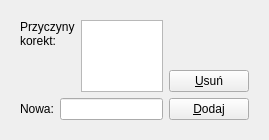
         <widget class="QWidget" name="page_3">
          <property name="geometry">
           <rect>
            <x>0</x>
            <y>0</y>
            <width>269</width>
            <height>140</height>
           </rect>
          </property>
          <attribute name="label">
           <string>Przyczyny korekt</string>
          </attribute>
          <layout class="QGridLayout" name="gridLayout_6">
           <item row="0" column="0">
            <widget class="QFrame" name="frame18">
             <property name="frameShape">
              <enum>QFrame::NoFrame</enum>
             </property>
             <property name="frameShadow">
              <enum>QFrame::Plain</enum>
             </property>
             <layout class="QGridLayout" name="_21">
              <item row="0" column="0">
               <layout class="QHBoxLayout" name="_22">
                <item>
                 <layout class="QVBoxLayout" name="_23">
                  <item>
                   <layout class="QHBoxLayout" name="_24">
                    <item>
                     <widget class="QLabel" name="textLabel1_3_2">
                      <property name="maximumSize">
                       <size>
                        <width>150</width>
                        <height>32767</height>
                       </size>
                      </property>
                      <property name="text">
                       <string>Przyczyny 
korekt:</string>
                      </property>
                      <property name="alignment">
                       <set>Qt::AlignTop</set>
                      </property>
                      <property name="wordWrap">
                       <bool>false</bool>
                      </property>
                     </widget>
                    </item>
                    <item>
                     <widget class="QListWidget" name="korlBox"/>
                    </item>
                   </layout>
                  </item>
                  <item>
                   <layout class="QHBoxLayout" name="_25">
                    <item>
                     <widget class="QLabel" name="textLabel2_4_2">
                      <property name="text">
                       <string>Nowa:</string>
                      </property>
                      <property name="wordWrap">
                       <bool>false</bool>
                      </property>
                     </widget>
                    </item>
                    <item>
                     <widget class="QLineEdit" name="korEdit">
                      <property name="maxLength">
                       <number>25</number>
                      </property>
                     </widget>
                    </item>
                   </layout>
                  </item>
                 </layout>
                </item>
                <item>
                 <layout class="QVBoxLayout" name="_26">
                  <item>
                   <layout class="QVBoxLayout" name="_27"/>
                  </item>
                  <item>
                   <spacer>
                    <property name="orientation">
                     <enum>Qt::Vertical</enum>
                    </property>
                    <property name="sizeType">
                     <enum>QSizePolicy::Expanding</enum>
                    </property>
                    <property name="sizeHint" stdset="0">
                     <size>
                      <width>21</width>
                      <height>51</height>
                     </size>
                    </property>
                   </spacer>
                  </item>
                  <item>
                   <layout class="QVBoxLayout" name="_28">
                    <item>
                     <widget class="QPushButton" name="korDelBtn">
                      <property name="text">
                       <string>&amp;Usuń</string>
                      </property>
                      <property name="shortcut">
                       <string>Alt+U</string>
                      </property>
                     </widget>
                    </item>
                    <item>
                     <widget class="QPushButton" name="korAddBtn">
                      <property name="text">
                       <string>&amp;Dodaj</string>
                      </property>
                      <property name="shortcut">
                       <string>Alt+D</string>
                      </property>
                     </widget>
                    </item>
                   </layout>
                  </item>
                 </layout>
                </item>
               </layout>
              </item>
             </layout>
            </widget>
           </item>
          </layout>
         </widget>
